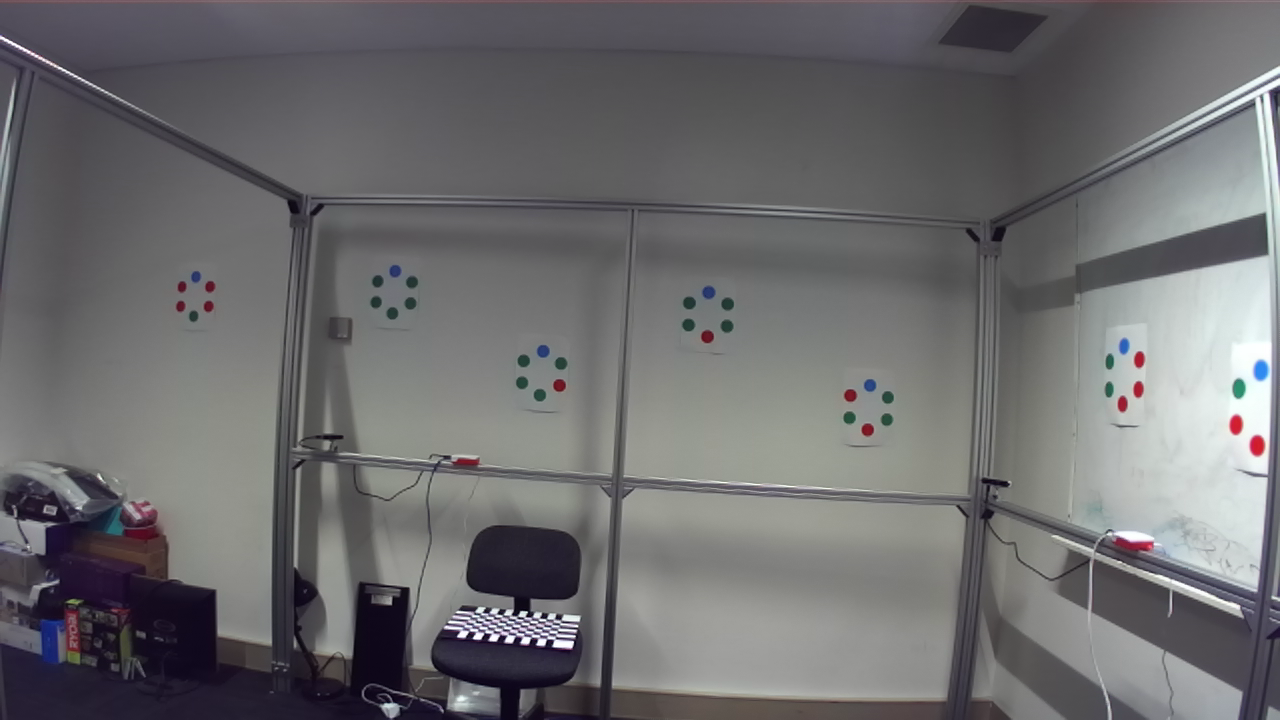
#> input picture camera 11/2022_12_15_15_51_19_927_rgb_left.png, 1280 x 720 px
$ jupyter execute --allow-errors proj_exploration.ipynb   (shell and % lines are left out)
#> lines starting #> are read from the running program, lines starting #| are printed output that depends on the picture; after the words box and inside, x2 and y2 are one past the last pixel; in counts of white or black regions, pixels touching at a corner belong together; long printed decimals are rounded
[cell 1]
import numpy as np
from scipy.spatial import KDTree
import cv2
import matplotlib.pyplot as plt

# Load image and display it

[cell 2]
img = cv2.imread("camera 11/2022_12_15_15_51_19_927_rgb_left.png")
#> img is the input picture: shape (720, 1280, 3); mean B, G, R 109.9, 108.1, 108.6

image_rgb = cv2.cvtColor(img, cv2.COLOR_BGR2RGB)

plt.imshow(image_rgb)
plt.axis("off")
plt.show()

[cell 3]
# Rough target detection

## 1.1 Get the mask of the images

[cell 4]
# get the min and max of rgb channels
img_c_min = img.min(axis=2)
img_c_max = img.max(axis=2)

[cell 5]
# calculate the Mask M
t_mincolor = 50
t_diffcolor = 50

M1 = (img_c_min < t_mincolor)
M2 = (img_c_max - img_c_min) > t_diffcolor

M = np.logical_or(M1, M2)

M = M.astype(np.uint8)

plt.imshow(M)
plt.axis("off")

[cell 6]
# display the mask gotten by condition one
plt.imshow(M1)
plt.axis("off")

[cell 7]
# display the mask gotten by condition two
plt.imshow(M2)
plt.axis("off")

## 1.2 Connected Components Analysis (CCA) to filter unwanted components

[cell 8]
# Using the area to remove the very large and small clusters
num_labels, labels, stats, centroids = cv2.connectedComponentsWithStats(M)
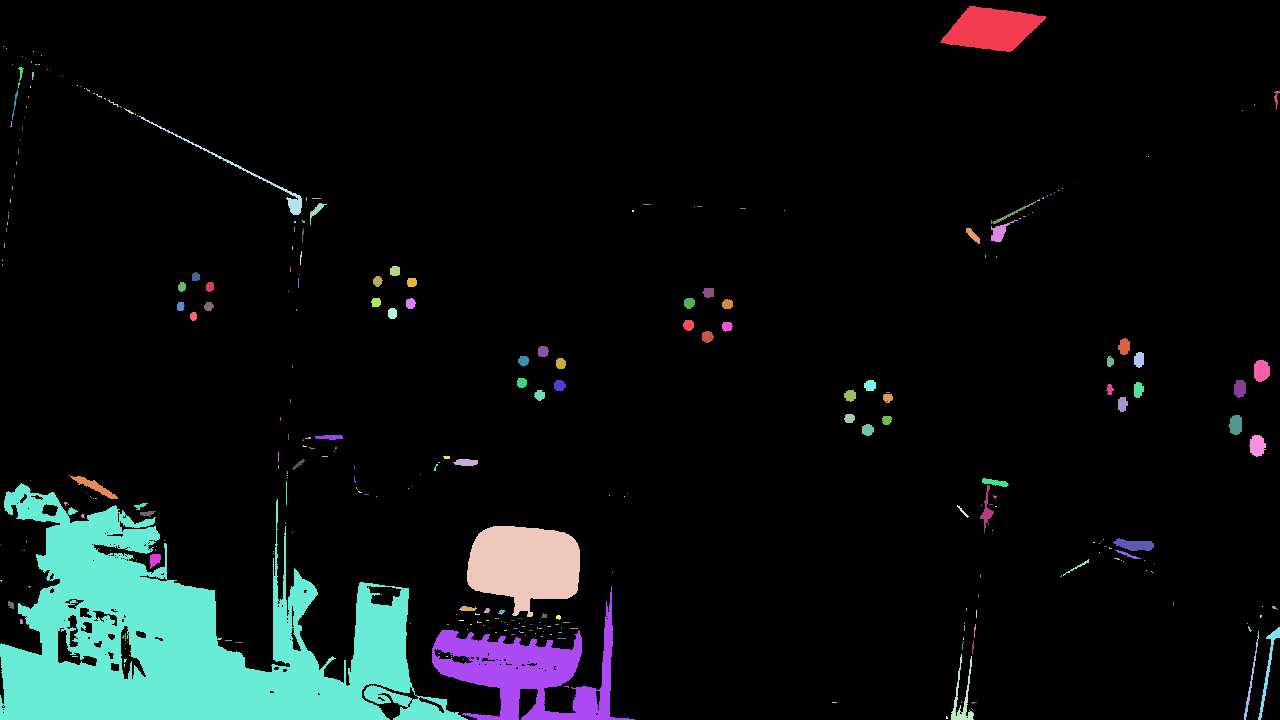
#> labels: shape (720, 1280) int32; 318 distinct labels, from 0 to 317; one colour per label, 0 black
#> num_labels = 318; stats = 318 rows, first 6: [0, 0, 1280, 720, 841742], [940, 6, 106, 46, 3086], [3, 46, 1, 1, 1], [6, 48, 1, 1, 1], [33, 51, 1, 1, 1], [41, 55, 1, 1, 1]; centroids = 318 pairs, first value 0 to 1276, second value 28.53 to 717.2

# [18 lines of commented-out code are left out]
t_min_area = 20
t_max_area = 450

# filter the connection components
filtered_labels = np.zeros_like(labels)

for label in range(1, num_labels):
    area = stats[label, cv2.CC_STAT_AREA]

    if t_min_area <= area <= t_max_area:
        filtered_labels[labels == label] = 255
#> this loop made 317 passes
#> area on passes 1, 12, 21: 3086, 36, 47

# change the image to binary image
filtered_M = np.where(filtered_labels == 255, 255, 0).astype(np.uint8)

plt.imshow(filtered_M)
plt.axis("off")

[cell 9]
# Using the axis ratio to remove clusters that are obviously not round
num_labels, labels, stats, centroids = cv2.connectedComponentsWithStats(M)

# set the min and max area threshold
t_min_area = 10
t_max_area = 450
t_axisRatio = 0.4

# filter the connection components
filtered_labels = np.zeros_like(labels)

filtered_labels_list = []

for label in range(1, num_labels):
    area = stats[label, cv2.CC_STAT_AREA]

    left = stats[label, cv2.CC_STAT_LEFT]
    top = stats[label, cv2.CC_STAT_TOP]
    width = stats[label, cv2.CC_STAT_WIDTH]
    height = stats[label, cv2.CC_STAT_HEIGHT]

    # get current connected area mask
    connected_area_mask  = np.zeros_like(M)
    connected_area_mask[top:(top + height),left:(left + width)] = 1
    connected_area_mask = np.logical_and(M, connected_area_mask)
    # extract pixel coordinates of the connected area
    indices = np.where(connected_area_mask != 0)
    x_coords = indices[0]
    y_coords = indices[1]

    # Calculate covariance matrix， note that if connected_area_mask has only on elements, we should ignore it
    if x_coords.shape[0] > 1:
        pixel_coordinates = np.vstack((x_coords, y_coords))
        covariance_matrix = np.cov(pixel_coordinates)
        # Calculate the eigenvalues and eigenvectors
#         eigenvalues, eigenvectors = np.linalg.eig(covariance_matrix)
        eigenvalues = np.linalg.eigvals(covariance_matrix)
        # Take the square root of the eigenvalues
        sqrt_eigenvalues = np.sqrt(eigenvalues)
#         sqrt_eigenvalues = sqrt_eigenvalues
        # Get delta_min and delat_max
        delta_min = sqrt_eigenvalues.min()
        delta_max = sqrt_eigenvalues.max()
        axis_ratio = delta_min / delta_max
    else:
        axis_ratio = 0.0

#     print("label:", label, " area:", area, " indices_num:", x_coords.shape[0], " delta_min:", delta_min, " delta_max:", delta_max)

    if t_min_area <= area and area <= t_max_area and axis_ratio > t_axisRatio:
        filtered_labels[labels == label] = 255
        filtered_labels_list.append(label)
#> this loop made 317 passes
#> (area, left, top, width, height, indices, covariance_matrix, eigenvalues) on passes 12, 21: (36, 18, 67, 6, 14, 36 positions, rows 67 to 80, columns 18 to 23, [[15.14, -0.744], [-0.744, 1.17]], [15.18, 1.13]), (47, 12, 89, 6, 31, 47 positions, rows 89 to 119, columns 12 to 17, [[73.9, -12.88], [-12.88, 2.5]], [76.15, 0.251])

# change the image to binary image
filtered_M = np.where(filtered_labels == 255, 255, 0).astype(np.uint8)

plt.imshow(filtered_M)
plt.axis("off")

[cell 10]
filtered_labels_list
num_labels
#> Out = 318

## 1.3 Construct the ellipse matrix and filter unwanted targets

[cell 11]
# Step 1: get the 5 nearest clusters of each selected cluster
num_labels, labels, stats, centroids = cv2.connectedComponentsWithStats(filtered_M)

# Build a KDTree from the centroids points
kdtree = KDTree(centroids)
# Find the 5 nearest neighbors for each point
distances, indices = kdtree.query(centroids, k=6)  # k+1 to include the point itself

# define the function to get the matrix A

def get_derivative_matrix(x, y):
    return np.array([x * x, x*y, y * y])


# Calculate each group of clusters coordinate & the matrix A
derivate_matrix_set = np.zeros((centroids.shape[0], 6, 3))

for idx in range(centroids.shape[0]):
    mean_value = centroids[indices[idx]].mean(axis=0)
    matrix_A = np.zeros((6,3))
    for cluster_idx in range(6):
        x, y = centroids[indices[idx,cluster_idx]] - mean_value
        matrix_A[cluster_idx] = get_derivative_matrix(x, y)

    derivate_matrix_set[idx] = matrix_A

[cell 12]
num_labels
#> Out = 53
# labels.min(), labels.max()

[cell 13]
one_vector = np.ones(6)
def get_largest_residual_error(matrix_A):

    ellips_params = (np.linalg.inv(matrix_A.T @ matrix_A)) @ matrix_A.T @ one_vector
#     print(ellips_params)

    residual_errors = matrix_A @ ellips_params - one_vector

    #  print(residual_errors)
    residual_errors = np.abs(residual_errors)
#     print(residual_errors)

    return residual_errors.max()

[cell 14]
selected_cluster_sets =set()

target_num_list = []

t_ellipse = 0.2

# filter these clusters that can form a target

for idx in range(centroids.shape[0]):
    # if the cluster has been selected, ignore it
    if idx in selected_cluster_sets:
        continue
    matrix_A =derivate_matrix_set[idx]
    residual_errors = get_largest_residual_error(matrix_A)
    print("residual_errors", residual_errors)

    if residual_errors < t_ellipse:
        selected_cluster_sets.update(indices[idx])
        target_num_list.append(idx)
#> this loop made 53 passes
#| residual_errors 0.7242
#| residual_errors 0.3864
#> (further printed lines are left out)

[cell 15]
# review the finally selected clusters

# filter the connection components
filtered_labels = np.zeros_like(labels)

for label_idx in selected_cluster_sets:
    filtered_labels[labels == label_idx] = 255
#> this loop made 36 passes
#> label_idx on passes 1 to 4: 2, 3, 4, 5
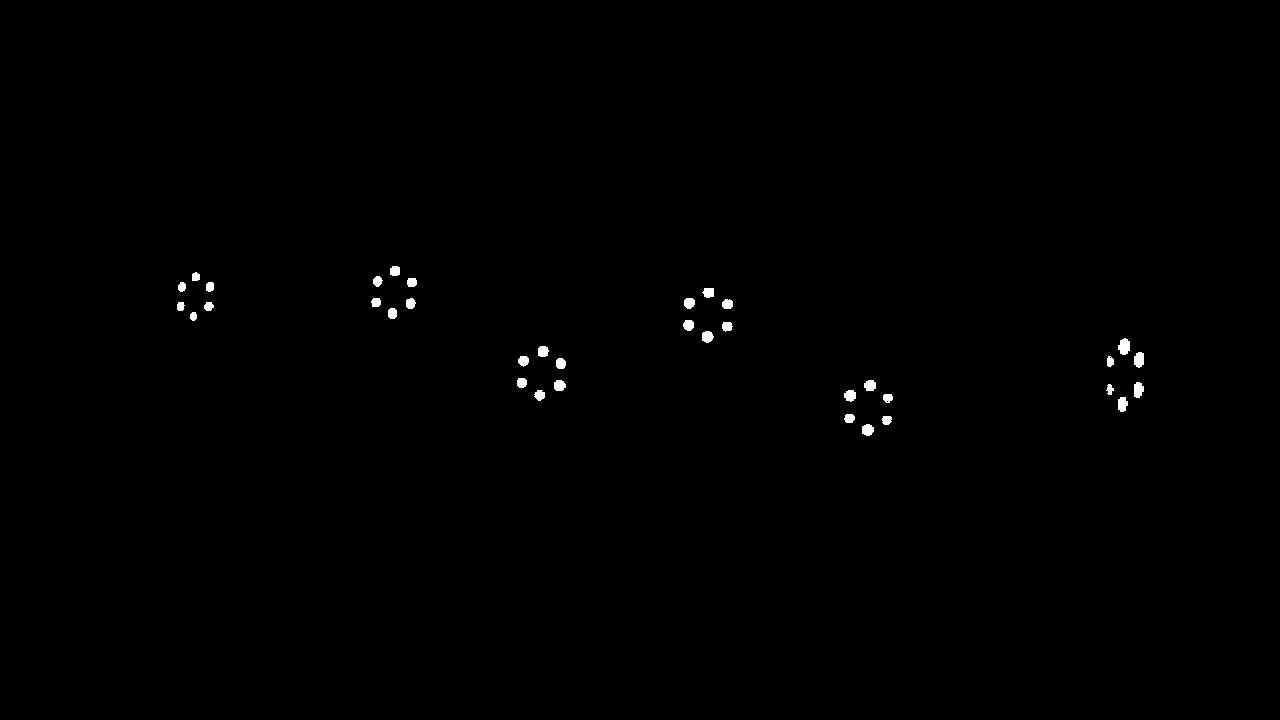
#> filtered_labels: shape (720, 1280) int32; 0.35% white; 36 white regions, largest, box (x1, y1, x2, y2) and area: (1118, 338, 1130, 355) 154, (1134, 352, 1144, 368) 132, (1134, 382, 1144, 398) 128

# change the image to binary image
filtered_M = np.where(filtered_labels == 255, 255, 0).astype(np.uint8)

plt.imshow(filtered_M)
plt.axis("off")

[cell 16]
target_num_list
#> Out = [2, 3, 8, 20, 21, 29]

[cell 17]
indices
#> Out = 53 rows, first 6: [0, 17, 19, 11, 25, 28], [1, 20, 24, 22, 32, 35], [2, 4, 5, 10, 9, 15], [3, 6, 7, 14, 13, 16], [4, 2, 9, 5, 15, 10], [5, 2, 10, 4, 15, 9]

# Detected target analysis

[cell 18]
## 1. Analysis targets one by one, each target contains 6 clusters
clusters_idxes = indices[target_num_list[0]]

cluster_idx = clusters_idxes[0]

left = stats[cluster_idx, cv2.CC_STAT_LEFT]
top = stats[cluster_idx, cv2.CC_STAT_TOP]
width = stats[cluster_idx, cv2.CC_STAT_WIDTH]
height = stats[cluster_idx, cv2.CC_STAT_HEIGHT]

# print((top, left, width, height))

# get current connected area mask
connected_area_mask  = np.zeros_like(filtered_M)
connected_area_mask[top:(top + height),left:(left + width)] = 1
connected_area_mask = np.logical_and(filtered_M, connected_area_mask)

masked_img = image_rgb * connected_area_mask[:, :, np.newaxis]

# split RGB channel values
red_channel = masked_img[:,:,0]
green_channel = masked_img[:,:,1]
blue_channel = masked_img[:,:,2]

# calculate the sum of each channel values
red_sum = np.sum(red_channel)
green_sum = np.sum(green_channel)
blue_sum = np.sum(blue_channel)

print(red_sum, green_sum, blue_sum)
#| 3968 4954 9268

## Get the prodominated color of each cluster in a target

[cell 19]
color_dict = {
    0: "R",
    1: "G",
    2: "B"
}

target_list = []

for target_idx in range(len(target_num_list)):
    clusters_idxes = indices[target_num_list[target_idx]]

    weighted_centroids = np.zeros((6, 2))

    total_mask = np.zeros_like(filtered_M)
    color_value_matrix = np.zeros((6, 3))

    for idx in range(clusters_idxes.shape[0]):
        cluster_idx = clusters_idxes[idx]

        # get the mask of current cluster
        connected_area_mask = (labels == cluster_idx).astype(np.uint8)


        # Dilate the selected information: can use different kernels
        kernel = np.ones((3, 3), np.uint8) # square kernel
        dilated_mask = cv2.dilate(connected_area_mask, kernel, iterations=1)
#         print("original sum: ", connected_area_mask.sum(), " dilated sum: ", dilated_mask.sum())

        # get dilated image
        dilated_img = image_rgb * dilated_mask[:, :, np.newaxis]
        # compute the average value of RGB channels
        avg_rgb_value = np.sum(dilated_img, axis=(0,1)) / dilated_mask.sum()
        # compute the L2 norm of each pixel position
        avg_dilated_img = (dilated_img - avg_rgb_value) * dilated_mask[:, :, np.newaxis]
        l2_norm_avg_img = np.linalg.norm(avg_dilated_img, axis=2)
        # get the weighted of each pixel in the map
        weighted_p = 1 - l2_norm_avg_img /  l2_norm_avg_img.max()
        weighted_p = weighted_p * dilated_mask
        # compute the weighted centroid of this cluster
        dilated_indices = np.where(dilated_mask != 0)

        # Get the weighted dilated evaluation
        weighted_x, weighted_y = 0, 0
        for x, y in zip(dilated_indices[0], dilated_indices[1]):
            weighted_x += x * weighted_p[x, y]
            weighted_y += y * weighted_p[x, y]
        weighted_x = weighted_x / weighted_p.sum()
        weighted_y = weighted_y / weighted_p.sum()
        weighted_centroids[idx] = np.array([weighted_y, weighted_x])

        # for visualization
        total_mask = np.logical_or(total_mask, connected_area_mask)

        masked_img = image_rgb * connected_area_mask[:, :, np.newaxis]

        # split RGB channel values
        red_channel = masked_img[:,:,0]
        green_channel = masked_img[:,:,1]
        blue_channel = masked_img[:,:,2]

        # calculate the sum of each channel values
        red_sum = np.sum(red_channel)
        green_sum = np.sum(green_channel)
        blue_sum = np.sum(blue_channel)

        color_value_matrix[idx] = np.array([red_sum, green_sum, blue_sum])
#         print(red_sum, green_sum, blue_sum)


    color_key_list = list(np.argmax(color_value_matrix, axis=1))
    color_list = [color_dict.get(key) for key in color_key_list]

    if color_list.count("B") != 1:
        print("This targets has some problem, ignore it:", color_list)
        continue

#     else:
#         print(color_list)

    # clockwise arrangement calculation
    blue_idx = color_list.index("B")
    blue_cluster_index = clusters_idxes[blue_idx]
    blue_centroid = centroids[blue_cluster_index]
    target_centroids = centroids[clusters_idxes]

    # calculate the polar coordinates angle of each point relative to the starting point
    angles = np.arctan2(target_centroids[:, 1] - blue_centroid[1], target_centroids[:, 0] - blue_centroid[0])

    # use argsort to sort angles，return the indexes of sorted value
    sorted_indices = np.argsort(angles)

    # get targe label
    rearraged_color_list = [color_list[idx] for idx in sorted_indices]
#     print(rearraged_color_list)
    target_label =  "".join(rearraged_color_list[1:])


    sorted_clusters_idxes = clusters_idxes[sorted_indices]
#     print("original cluster indices: ", clusters_idxes, " sorted cluster indices: ", sorted_clusters_idxes)
    sorted_weighted_centroids = weighted_centroids[sorted_indices]
#     print("target_label is ", target_label)
#     print(centroids[sorted_clusters_idxes])
#     print(sorted_weighted_centroids)


    target_dict = {}
    target_dict["key"] = target_label
    target_dict["cluster_idxes"] = sorted_clusters_idxes
    target_dict["original_centroids"] = centroids[sorted_clusters_idxes]
    target_dict["weighted_centroids"] = sorted_weighted_centroids

    target_list.append(target_dict)
#> this loop made 6 passes

    # [7 lines of commented-out code are left out]

[cell 20]
np.sum(masked_img, axis=(0,1))
#> Out = [13672, 3794, 4999]

[cell 21]
list("ABC")

[cell 22]
# [102 lines of commented-out code are left out]

[cell 23]
weighted_p

[cell 24]
labels.min(), labels.max()
#> Out = (0, 52)

[cell 25]
blue_centroid
#> Out = [869.7, 385.1]

[cell 26]
list(np.argmax(color_value_matrix, axis=1))
#> Out = [2, 1, 0, 1, 1, 0]

[cell 27]
np.zeros((6,3))

[cell 28]
# [6 lines of commented-out code are left out]

[cell 29]
import cv2
import numpy as np

# 定义棋盘格的大小
chessboard_size = (9, 6)

# 准备棋盘格角点的世界坐标
object_points = []  # 存储世界坐标系中的特征点坐标
image_points_left = []  # 存储左相机图像中的特征点坐标
image_points_right = []  # 存储右相机图像中的特征点坐标

# 生成棋盘格角点的世界坐标
object_points = np.zeros((chessboard_size[0] * chessboard_size[1], 3), np.float32)
object_points[:, :2] = np.mgrid[0:chessboard_size[0], 0:chessboard_size[1]].T.reshape(-1, 2)

# 生成左右相机的图像坐标
for i in range(chessboard_size[1]):
    for j in range(chessboard_size[0]):
        image_points_left.append([j, i])
        image_points_right.append([j + 2, i])

# 将特征点的坐标转换为数组
object_points = np.array([object_points])
image_points_left = np.array([image_points_left], dtype=np.float32)
image_points_right = np.array([image_points_right], dtype=np.float32)

# 定义相机矩阵和畸变系数的初始值
camera_matrix_left = np.eye(3)
camera_matrix_right = np.eye(3)
dist_coeffs_left = np.zeros(5)
dist_coeffs_right = np.zeros(5)

# 定义图像大小
image_size = (640, 480)

print(object_points.shape, image_points_left.shape)

# 进行立体校准
retval, camera_matrix_left, dist_coeffs_left, camera_matrix_right, dist_coeffs_right, R, T, E, F = cv2.stereoCalibrate(
    object_points, image_points_left, image_points_right, camera_matrix_left, dist_coeffs_left, camera_matrix_right,
    dist_coeffs_right, image_size, criteria=None, flags=cv2.CALIB_FIX_INTRINSIC
)

# 打印校准结果
print("左相机的相机矩阵：")
print(camera_matrix_left)
print("\n左相机的畸变系数：")
print(dist_coeffs_left)
print("\n右相机的相机矩阵：")
print(camera_matrix_right)
print("\n右相机的畸变系数：")
print(dist_coeffs_right)
print("\n旋转矩阵：")
print(R)
print("\n平移向量：")
print(T)
print("\n本征矩阵：")
print(E)
print("\n基础矩阵：")
print(F)

[cell 30]
import cv2
import numpy as np

# 定义棋盘格的大小
chessboard_size = (9, 6)

# 准备棋盘格角点的世界坐标
object_points = []  # 存储世界坐标系中的特征点坐标
image_points_left = []  # 存储左相机图像中的特征点坐标
image_points_right = []  # 存储右相机图像中的特征点坐标

# 生成棋盘格角点的世界坐标
for i in range(chessboard_size[1]):
    for j in range(chessboard_size[0]):
        object_points.append([j, i, 0])

# 生成左右相机的图像坐标
for i in range(chessboard_size[1]):
    for j in range(chessboard_size[0]):
        image_points_left.append([j, i])
        image_points_right.append([j + 2, i])

# 转换特征点坐标为数组
object_points = np.array([object_points], dtype=np.float32)
image_points_left = np.array([image_points_left], dtype=np.float32)
image_points_right = np.array([image_points_right], dtype=np.float32)

# 定义相机矩阵和畸变系数的初始值
camera_matrix_left = np.eye(3)
camera_matrix_right = np.eye(3)
dist_coeffs_left = np.zeros(5)
dist_coeffs_right = np.zeros(5)

# 进行立体校准
retval, camera_matrix_left, dist_coeffs_left, camera_matrix_right, dist_coeffs_right, R, T, E, F = cv2.stereoCalibrate(
    object_points, image_points_left, image_points_right, camera_matrix_left, dist_coeffs_left, camera_matrix_right,
    dist_coeffs_right, imageSize=(640, 480), criteria=None, flags=cv2.CALIB_FIX_INTRINSIC
)

# 打印校准结果
print("左相机的相机矩阵：")
print(camera_matrix_left)
print("\n左相机的畸变系数：")
print(dist_coeffs_left)
print("\n右相机的相机矩阵：")
print(camera_matrix_right)
print("\n右相机的畸变系数：")
print(dist_coeffs_right)
print("\n旋转矩阵：")
print(R)
print("\n平移向量：")
print(T)
print("\n本征矩阵：")
print(E)
print("\n基础矩阵：")
print(F)

# 定义左右相机的投影矩阵
P1 = np.hstack((camera_matrix_left, np.zeros((3, 1))))
P2 = np.hstack((camera_matrix_right, np.zeros((3, 1))))

# 定义左右相机中对应的特征点坐标
imagePoints1_homogeneous = cv2.convertPointsToHomogeneous(image_points_left)
imagePoints2_homogeneous = cv2.convertPointsToHomogeneous(image_points_right)

# 进行三维重构
points4D_homogeneous = cv2.triangulatePoints(P1, P2, image_points_left[0].T, image_points_right[0].T)

# 转换为非齐次坐标形式
points3D = cv2.convertPointsFromHomogeneous(points4D_homogeneous.T)

# 打印三维重构结果
print("三维重构结果：")
for i, point in enumerate(points3D):
    print("Point", i+1, ":", point[0])

# 进行点云可视化（可选）
from mpl_toolkits.mplot3d import Axes3D
import matplotlib.pyplot as plt

fig = plt.figure()
ax = fig.add_subplot(111, projection='3d')

# 提取 X、Y、Z 坐标
X = points3D[:, 0, 0]
Y = points3D[:, 0, 1]
Z = points3D[:, 0, 2]

# 绘制点云
ax.scatter(X, Y, Z, c='r', marker='o')

# 设置坐标轴标签
ax.set_xlabel('X')
ax.set_ylabel('Y')
ax.set_zlabel('Z')

# 设置图形标题
plt.title('3D Point Cloud')

# 显示图形
plt.show()
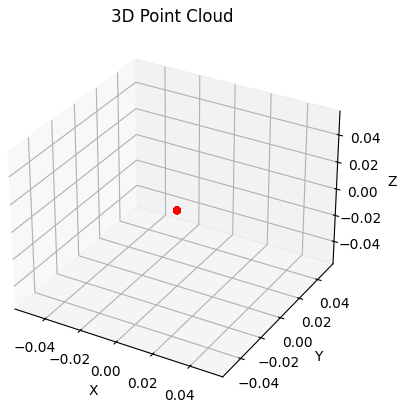
#> figure drawn by matplotlib, 1 panel
